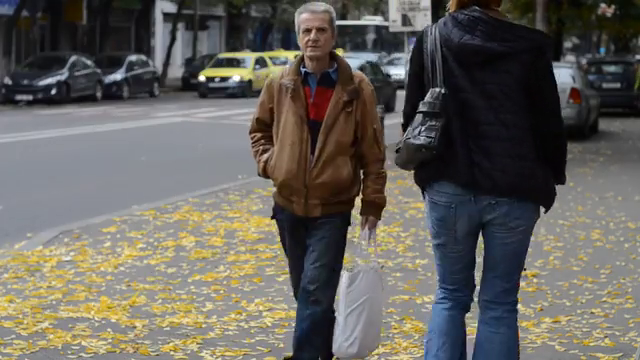
#> input picture frame 95 of Lab1/Lecture_1/Descriptors_tracking/V_1.mp4, 640 x 360 px, given in place of V_2.mp4, which was not available
$ python background_subtraction.py
#> lines starting #> are read from the running program, lines starting #| are printed output that depends on the picture; pictures that were not available may be replaced by others from this repository, and a replacement may not be noted
'''

Відстеження об'єктів шляхом позбавлення від фону

Prateek Joshi Artificial Intelligence applications with Python, Part 13:
https://mazz.keybase.pub/ebooks/ai/9781786464392-ARTIFICIAL_INTELLIGENCE_WITH_PYTHON.pdf
Scripts:
https://github.com/PacktPublishing/Artificial-Intelligence-with-Python

'''

import cv2

# Define a function to get the current frame from the webcam
def get_frame(cap, scaling_factor):
    '''
    функція захоплення кадру у відеопотоці для порівняння
    '''
#> called with scaling_factor = 0.5
    # Read the current frame from the video capture object
    _, frame = cap.read()
#> frame is the input picture: shape (360, 640, 3); mean B, G, R 91.6, 98.2, 101.5

    # Resize the image
    frame = cv2.resize(frame, None, fx=scaling_factor,
            fy=scaling_factor, interpolation=cv2.INTER_AREA)
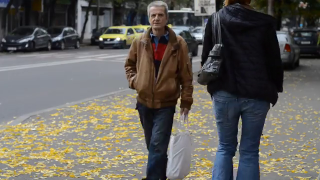
#> frame: shape (180, 320, 3); mean B, G, R 91.7, 98.3, 101.6

    return frame

if __name__=='__main__':
    # Define the video capture object
    cap = cv2.VideoCapture('V_2.mp4')
    # cap = cv2.VideoCapture(0)

    # Define the background subtractor object
    '''
    головна ідея "-" фон - метод
    '''
    bg_subtractor = cv2.createBackgroundSubtractorMOG2()

    # Define the number of previous frames to use to learn.
    # This factor controls the learning rate of the algorithm.
    # The learning rate refers to the rate at which your model
    # will learn about the background. Higher value for
    # ‘history’ indicates a slower learning rate. You can
    # play with this parameter to see how it affects the output.
    history = 100

    # Define the learning rate
    learning_rate = 1.0/history

    # Keep reading the frames from the webcam
    # until the user hits the 'Esc' key
    while True:
        # Grab the current frame
        frame = get_frame(cap, 0.5)

        '''
         Аналіз кольорового простору через створення образу, шляхом навчання за кадрами

        '''

        # Compute the mask
        mask = bg_subtractor.apply(frame, learningRate=learning_rate)
#> mask: shape (180, 320); every value is 127

        # Convert grayscale image to RGB color image
        mask = cv2.cvtColor(mask, cv2.COLOR_GRAY2BGR)
#> mask: shape (180, 320, 3); every value is 127

        # Display the images
        cv2.imshow('Input', frame)
        cv2.imshow('Output', mask & frame)
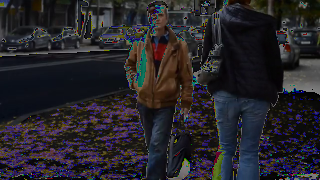
#> window 'Output': shape (180, 320, 3); mean B, G, R 41.3, 36.2, 38.4

        # Check if the user hit the 'Esc' key
        c = cv2.waitKey(10)
#> (key Esc is pressed here)
        if c == 27:
            break

    # Release the video capture object
    cap.release()

    # Close all the windows
    cv2.destroyAllWindows()

$ run again, starting later in the video
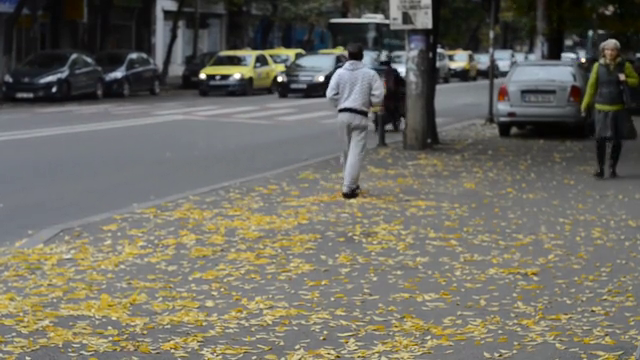
#> input picture frame 430 of Lab1/Lecture_1/Descriptors_tracking/V_1.mp4, 640 x 360 px, given in place of V_2.mp4, which was not available
#> in get_frame, frame is the input picture: shape (360, 640, 3); mean B, G, R 96.8, 107, 109.1
#> in get_frame, `frame = cv2.resize(frame, None, fx=scaling_factor, fy=scaling_factor, ..`:
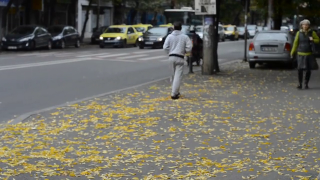
#> frame: shape (180, 320, 3); mean B, G, R 96.9, 107.1, 109.2
#> `cv2.imshow('Output', mask & frame)`:
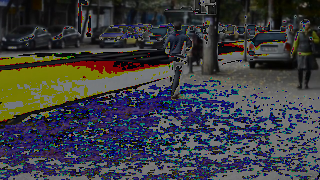
#> window 'Output': shape (180, 320, 3); mean B, G, R 66, 61.7, 60.4

$ run again, starting later in the video
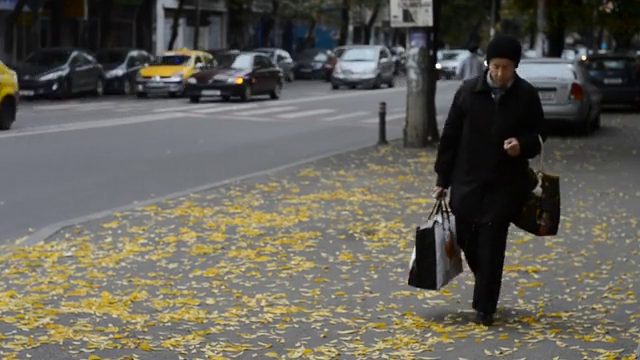
#> input picture frame 765 of Lab1/Lecture_1/Descriptors_tracking/V_1.mp4, 640 x 360 px, given in place of V_2.mp4, which was not available
#> in get_frame, frame is the input picture: shape (360, 640, 3); mean B, G, R 86.8, 95.8, 98.4
#> in get_frame, `frame = cv2.resize(frame, None, fx=scaling_factor, fy=scaling_factor, ..`:
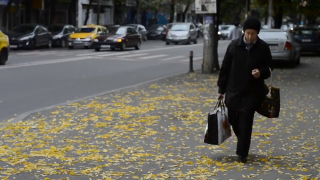
#> frame: shape (180, 320, 3); mean B, G, R 87, 95.9, 98.6
#> `cv2.imshow('Output', mask & frame)`:
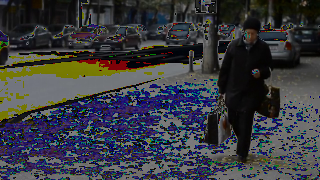
#> window 'Output': shape (180, 320, 3); mean B, G, R 64, 58.3, 57
